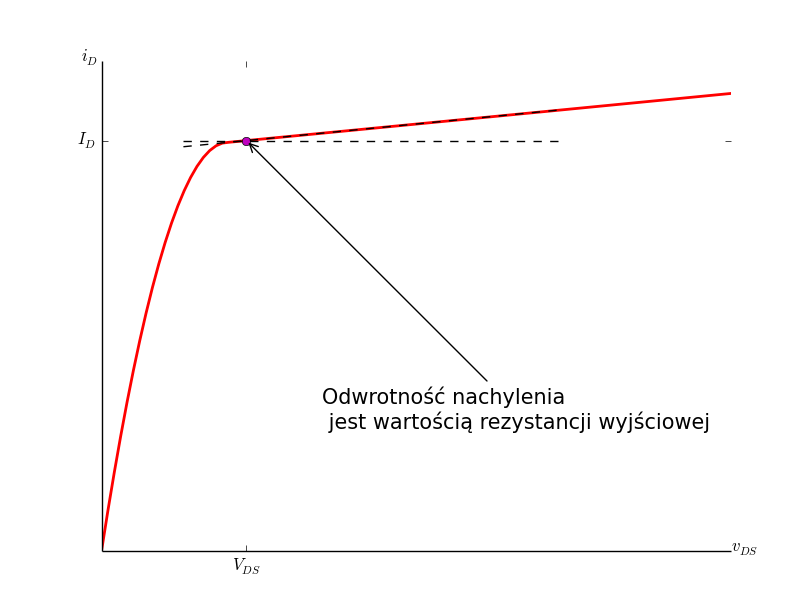

Recreate this plot in Python.
# -*- coding: utf-8 -*-
from __future__ import unicode_literals
import numpy             as np
import scipy.constants   as const
import matplotlib.pyplot as plt
from scipy import interpolate


def sat( vgs, vds, w, l, kp, vth, lamb):
    vdsat = vgs - vth
    return ( ( kp / 2) * ( w / l) * (vgs - vth) ** 2) * \
        ( 1 + lamb * ( vds - vdsat))


def triode( vgs, vds, w, l, kp, vth, lamb):
    return kp * w / l * ( ( vgs - vth) * vds - vds ** 2 / 2)


def drain( vgs, vds, w, l, kp, vth, lamb):
    if vgs > vth:
        if vds < vgs - vth:
            return triode( vgs, vds, w, l, kp, vth, lamb)
        else:
            return sat( vgs, vds, w, l, kp, vth, lamb)
    else:
        return 0.0


def drain_sat( vds, w, l, kp):
    return ( kp / 2) * ( w / l) * vds ** 2


def tangent(x, y, a, p, q):
    spl = interpolate.splrep(x, y)
    small_t = np.linspace(a + p, a + q)
    fa = interpolate.splev(a, spl, der = 0)
    fp = interpolate.splev(a, spl, der = 1)
    tan = fa + fp * ( small_t - a)
    plt.plot( a, fa, 'om', small_t, tan, 'k--')
    return small_t[np.where( np.diff( np.sign(tan)))[0] + 1]

if __name__ == "__main__":
    w    = 10
    l    = 2
    kp   = 100 * const.micro
    vth  = 0.3
    lamb = 0.15
    vgs  = 0.5

    arrow = dict(facecolor = 'black',
        arrowstyle = '->')

    x = np.linspace(0, 1, 100)
    mos = np.vectorize( drain)
    id = mos( vgs, x, w, l, kp, vth, lamb)

    fig, ax = plt.subplots()
    plt.plot( x, id, 'r', linewidth = 2)

    vds = vgs - 0.9 * vth
    ids = mos( vgs, vds, w, l, kp, vth, lamb)
    x2 = np.linspace( vds - 0.1, vds + 0.5)
    tangent( x, id, vds, -0.1, 0.5)
    plt.plot( x2, ids * np.ones(x2.size), 'k--')
    point = 0.75 * ( vgs - vth)
    ax.annotate('Odwrotność nachylenia\n jest wartością rezystancji wyjściowej',
        xy = ( vds, ids),
        textcoords = 'axes fraction', xytext = (0.35, 0.25), size = 15,
        arrowprops = arrow)

    ax.spines['right'].set_visible(False)
    ax.spines['top'].set_visible(False)

    ax.set_xticks([vds])
    ax.set_xticklabels(['$V_{DS}$'])
    ax.set_yticks([ids])
    ax.set_yticklabels(['$I_{D}$'])

    plt.figtext( 0.9, 0.1, '$v_{DS}$')
    plt.figtext( 0.1, 0.9, '$i_D$')

    plt.show()
